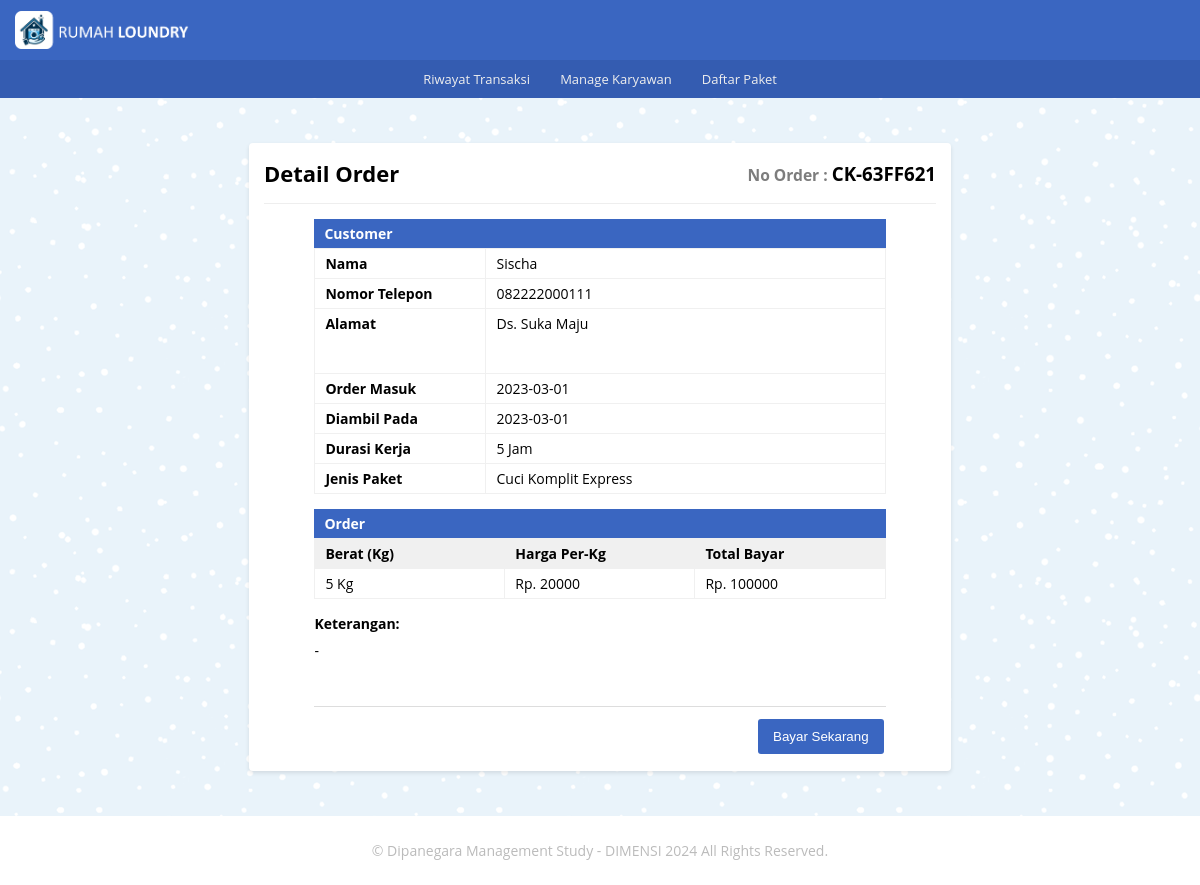
Screenshot of /detail_order/detail_ck/detail_order_ck.php?or_ck_number=CK-63FF621 with the database file from the repository.
### tables this page shows
CREATE TABLE `tb_order_ck` (
  `id_order_ck` int NOT NULL,
  `or_ck_number` varchar(10) DEFAULT NULL,
  `nama_pel_ck` varchar(100) NOT NULL,
  `no_telp_ck` char(13) NOT NULL,
  `alamat_ck` text NOT NULL,
  `jenis_paket_ck` varchar(100) NOT NULL,
  `wkt_krj_ck` varchar(30) DEFAULT NULL,
  `berat_qty_ck` int NOT NULL,
  `harga_perkilo` int DEFAULT NULL,
  `tgl_masuk_ck` date NOT NULL,
  `tgl_keluar_ck` date NOT NULL,
  `tot_bayar` double DEFAULT NULL,
  `keterangan_ck` text NOT NULL
);

### _functions.php (called while the page is built, shortened)
<?php
$host	= 'localhost';
$user = 'root';
$pass	= '';
$db	= 'laundry_app';
$koneksi = mysqli_connect($host,$user,$pass,$db);
function query($query){
	global $koneksi;
	$result = mysqli_query($koneksi, $query);
	$rows = [];
	while ($row = mysqli_fetch_assoc($result)) {
		$rows[] = $row;
	}
	return $rows;
}

### detail_order/detail_ck/detail_order_ck.php (the view, shortened to what this page needs)
<?php
   require_once('../../_header.php');
   $no_ck = $_GET['or_ck_number'];
   $data = query("SELECT * FROM tb_order_ck WHERE or_ck_number = '$no_ck'")[0];
?>
   <div id="detail_or_ck" class="main-content">
      <div class="container">
         <div class="baris">
            <div class="col mt-2">
               <div class="card-md">
                  <div class="card-title card-flex">
                     <div class="card-col">
                        <h2>Detail Order</h2>
                     </div>
                     <div class="card-col txt-right">
                        <h3 class="no-order"><small>No Order : </small><?= $data['or_ck_number']?></h3>
                     </div>
                  </div>
                  <div class="card-body">
                     <form action="" method="post">
                        <div class="jdl-or">
                           <h4>Customer</h4>
                        </div>
                        <table class="tb-detail_customer">
                           <tr>
                              <th>Nama</th>
                              <td><input type="text" name="nama_pel_ck" disabled value="<?=$data['nama_pel_ck']?>"></td>
                           </tr>
                           <tr>
                              <th>Nomor Telepon</th>
                              <td><input type="text" name="no_telp_ck" disabled value="<?=$data['no_telp_ck']?>"></td>
                           </tr>
                           <tr>
                              <th>Alamat</th>
                              <td>
                                 <textarea name="alamat_ck" disabled class="txt-area">
                                    <?=$data['alamat_ck']?>
                                 </textarea>
                              </td>
                           </tr>
                           <tr>
                              <th>Order Masuk</th>
                              <td><input type="text" name="tgl_masuk_ck" disabled value="<?=$data['tgl_masuk_ck']?>"></td>
                           </tr>
                           <tr>
                              <th>Diambil Pada</th>
                              <td><input type="text" name="tgl_keluar_ck" disabled value="<?=$data['tgl_keluar_ck']?>"></td>
                           </tr>
                           <tr>
                              <th>Durasi Kerja</th>
                              <td><input type="text" name="wkt_krj_ck" disabled value="<?=$data['wkt_krj_ck']?>"></td>
                           </tr>
                           <tr>
                              <th>Jenis Paket</th>
                              <td><input type="text" name="jenis_paket_ck" disabled value="<?=$data['jenis_paket_ck']?>"></td>
                           </tr>
                        </table>
                        <div class="jdl-or">
                           <h4>Order</h4>
                        </div>
                        <table class="tb-detail_order">
                           <tr>
                              <th>Berat (Kg)</th>
                              <th>Harga Per-Kg</th>
                              <th>Total Bayar</th>
                           </tr>
                           <tr>
                              <td><input type="text" name="berat_qty_ck" disabled value="<?=$data['berat_qty_ck'] . ' Kg'?>"></td>
                              <td><input type="text" name="harga_perkilo" disabled value="<?= 'Rp. ' . $data['harga_perkilo']?>"></td>
                              <td><input type="text" name="tot_bayar" disabled value="<?= 'Rp. ' . $data['tot_bayar']?>"></td>
                           </tr>
                        </table>
                        <div class="details">
                           <h4 class="mb-01">Keterangan:</h4>
                           <p class="lead">
                              <textarea name="keterangan_ck" disabled class="txt-area">
                                 <?=$data['keterangan_ck']?>
                              </textarea>
                           </p>
                        </div>
                        <div class="form-footer_detail">
                           <div class="buttons">
                              <button type="submit" name="bayar_ck" class="btn-sm bg-primary">Bayar Sekarang</button>
                           </div>
                        </div>
                     </form>
                  </div>
               </div>
            </div>
         </div>
      </div>
   </div>
<?php require_once('../../_footer.php') ?>

### _assets/css/style.css (style rules this page uses)
* { margin: 0; padding: 0; box-sizing: border-box; }
html,body { width: 100%; max-width: 100%; position: relative; font-family: 'Open sans', sans-serif; display: flex; flex-direction: column; background-image: url(../img/blue-snow.png); overflow-x: hidden; }
.txt-right { text-align: right; }
.lead { line-height: 25px; }
.mt-2 { margin-top: 30px }
.mb-01 { margin-bottom: 8px }
h2 { font-size: 22px; }
.main-content { display: flex; flex-direction: column; }
.container { display: flex; flex-direction: column; width: 1080px; max-width: 100%; margin: auto; padding: 0 15px; min-height: 20px; }
.baris { position: relative; margin: 0 -15px; display: flex; flex-direction: row; flex-wrap: wrap; }
.bg-primary { border: 2px solid #3a66c1; color: #ffffff; background-color: #3a66c1; }
.col { flex: 1; }
.no-order small { color: #7d7d7d; }
.card-md { background-color: #fff; width: 65%; margin: 15px auto; padding: 15px; border-radius: 4px; box-shadow: 0 2px 4px rgba(0,0,0,0.10); }
.card-body { position: relative; }
.card-title { padding-bottom: 15px; margin-bottom: 15px; border-bottom: 1px solid #eeeeee; }
.card-flex { display: flex; flex-direction: row; align-items: center; justify-content: space-between; }
.card-col { flex: 1; }
.card-md .card-body table.tb-detail_customer, .card-md .card-body table.tb-detail_order { width: 85%; position: relative; margin: 0 auto; border-collapse: collapse; text-align: left; }
.card-md .card-body .jdl-or { width: 85%; font-size: 14px; padding: 5px 10px; margin: 0 auto; color: #fff; background-color: #3a66c1; }
.card-md .card-body .details { width: 85%; margin: 15px auto 0; font-size: 14px; }
table.tb-detail_customer tr th { width: 30%; }
table.tb-detail_customer tr td { width: 70%; }
table.tb-detail_customer tr th, table.tb-detail_customer tr td, table.tb-detail_order tr th, table.tb-detail_order tr td { vertical-align: top; padding: 5px 10px; font-size: 14px; border: 1px solid #f0f0f0; }
table.tb-detail_order tr th { background-color: #f0f0f0; }
table.tb-detail_order tr th, table.tb-detail_order tr td { text-align: left; }
table.tb-detail_customer tr td input, table.tb-detail_customer tr td .txt-area, table.tb-detail_order tr td input, .details p.lead .txt-area { width: 100%; font-family: 'Open sans', sans-serif; font-size: 14px; border: 0; background-color: transparent; color: #000; }
.txt-area { padding: 0 !important; margin: 0 !important; min-height: 50px; resize: none; overflow-y: auto; outline: none; white-space: normal; }
.form-footer .buttons, .form-footer_detail .buttons { text-align: right; width: 50%; margin-left: auto; }
.form-footer_detail { width: 85%; margin: 8px auto 0; border-top: 1px solid #dddddd; padding-top: 10px; display: flex; }
.btn-sm { display: inline-block; text-decoration: none; padding: 10px 15px; margin: 2px; border-radius: 3px; cursor: pointer; border: 0; }

### rows the page displays
tb_order_ck: or_ck_number "CK-63FF621", nama_pel_ck "Sischa", no_telp_ck "082222000111", alamat_ck "Ds. Suka Maju", tgl_masuk_ck "2023-03-01", tgl_keluar_ck "2023-03-01", wkt_krj_ck "5 Jam", jenis_paket_ck "Cuci Komplit Express", berat_qty_ck "5 Kg", harga_perkilo "Rp. 20000", tot_bayar "Rp. 100000", keterangan_ck "-"
